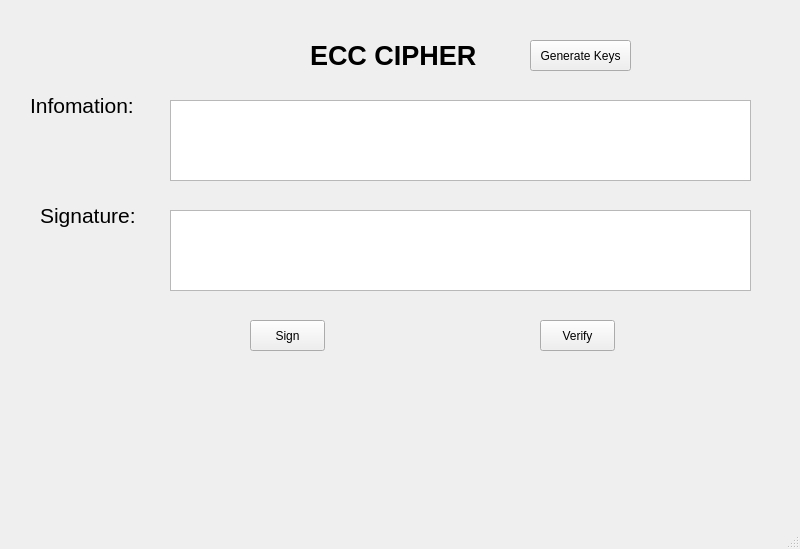
<?xml version="1.0" encoding="UTF-8"?>
<ui version="4.0">
 <class>MainWindow</class>
 <widget class="QMainWindow" name="MainWindow">
  <property name="geometry">
   <rect>
    <x>0</x>
    <y>0</y>
    <width>800</width>
    <height>549</height>
   </rect>
  </property>
  <property name="windowTitle">
   <string>MainWindow</string>
  </property>
  <widget class="QWidget" name="centralwidget">
   <widget class="QLabel" name="label">
    <property name="geometry">
     <rect>
      <x>310</x>
      <y>30</y>
      <width>171</width>
      <height>51</height>
     </rect>
    </property>
    <property name="font">
     <font>
      <pointsize>20</pointsize>
      <weight>75</weight>
      <bold>true</bold>
     </font>
    </property>
    <property name="text">
     <string>ECC CIPHER</string>
    </property>
   </widget>
   <widget class="QLabel" name="label_2">
    <property name="geometry">
     <rect>
      <x>30</x>
      <y>90</y>
      <width>121</width>
      <height>31</height>
     </rect>
    </property>
    <property name="font">
     <font>
      <pointsize>16</pointsize>
     </font>
    </property>
    <property name="text">
     <string>Infomation:</string>
    </property>
   </widget>
   <widget class="QLabel" name="label_3">
    <property name="geometry">
     <rect>
      <x>40</x>
      <y>200</y>
      <width>121</width>
      <height>31</height>
     </rect>
    </property>
    <property name="font">
     <font>
      <pointsize>16</pointsize>
     </font>
    </property>
    <property name="text">
     <string>Signature:</string>
    </property>
   </widget>
   <widget class="QPushButton" name="btn_sign">
    <property name="geometry">
     <rect>
      <x>250</x>
      <y>320</y>
      <width>75</width>
      <height>31</height>
     </rect>
    </property>
    <property name="text">
     <string>Sign</string>
    </property>
   </widget>
   <widget class="QPushButton" name="btn_verify">
    <property name="geometry">
     <rect>
      <x>540</x>
      <y>320</y>
      <width>75</width>
      <height>31</height>
     </rect>
    </property>
    <property name="text">
     <string>Verify</string>
    </property>
   </widget>
   <widget class="QPushButton" name="btn_gen_keys">
    <property name="geometry">
     <rect>
      <x>530</x>
      <y>40</y>
      <width>101</width>
      <height>31</height>
     </rect>
    </property>
    <property name="text">
     <string>Generate Keys</string>
    </property>
   </widget>
   <widget class="QPlainTextEdit" name="txt_info">
    <property name="geometry">
     <rect>
      <x>170</x>
      <y>100</y>
      <width>581</width>
      <height>81</height>
     </rect>
    </property>
   </widget>
   <widget class="QPlainTextEdit" name="txt_sign">
    <property name="geometry">
     <rect>
      <x>170</x>
      <y>210</y>
      <width>581</width>
      <height>81</height>
     </rect>
    </property>
   </widget>
  </widget>
  <widget class="QMenuBar" name="menubar">
   <property name="geometry">
    <rect>
     <x>0</x>
     <y>0</y>
     <width>800</width>
     <height>21</height>
    </rect>
   </property>
  </widget>
  <widget class="QStatusBar" name="statusbar"/>
 </widget>
 <resources/>
 <connections/>
</ui>
